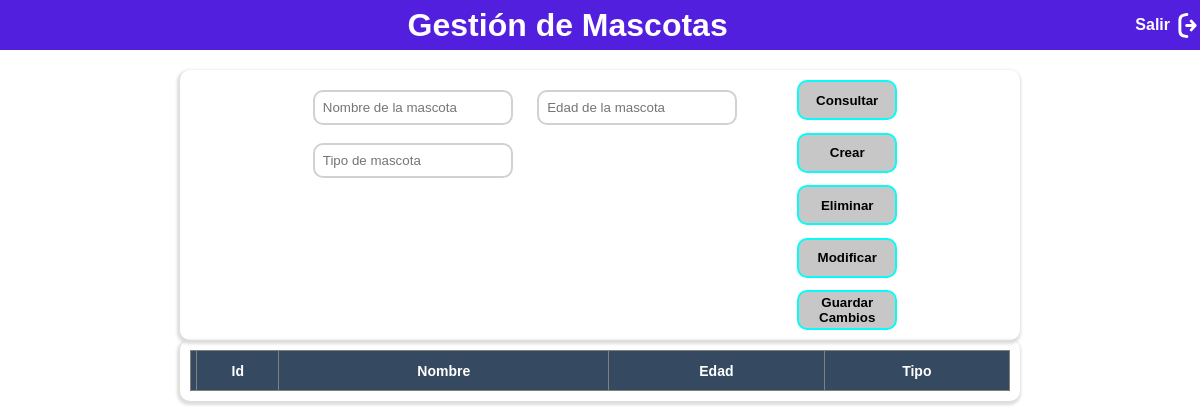
Page /mascotas.php (signed in) on the earlier database version.
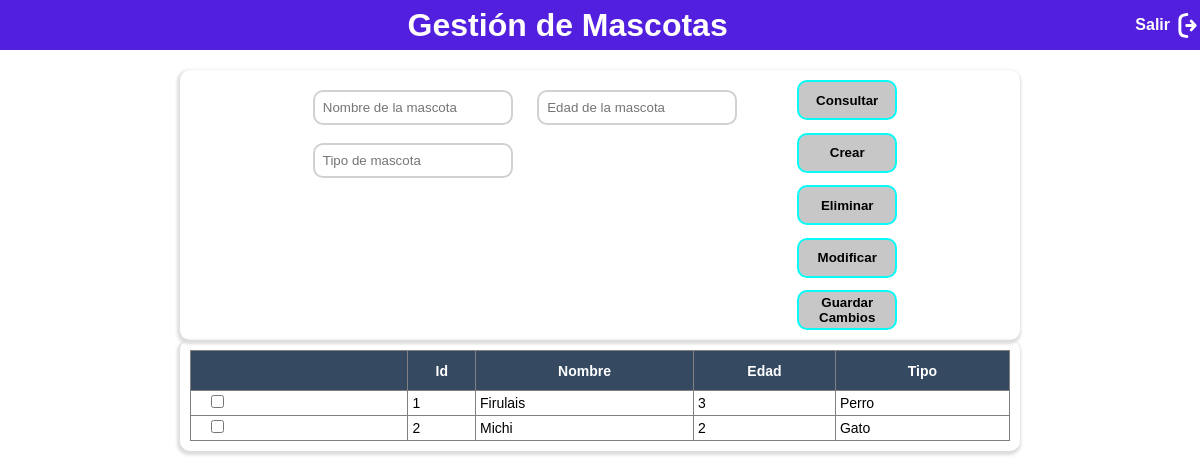
Same page on the later database version.
### tables this page shows
CREATE TABLE `tblmascota` (
  `idMascota` int(11) NOT NULL,
  `nombreMascota` varchar(20) NOT NULL,
  `edadMascota` int(11) NOT NULL,
  `tipoMascota` varchar(20) NOT NULL
);

### mascotas.php (the view, shortened to what this page needs)
<?php
include 'conexion.php';
?>
<!DOCTYPE html>
<html>
<head>
	<link rel="stylesheet" type="text/css" href="css/razas.css">
</head>
<body>
    <header>
        <h1>Gestión de Mascotas</h1>
        <div class="logout">
            <h4>Salir</h4>
        </div>
    </header>
    <div class="container">
        <div class="formInfo">
            <form action="acciones.php" method="POST" id="form">
                <div class="textboxes">
                <input type="text" placeholder="Nombre de la mascota" id="nombreMascota" name="nombreMascota" value=""  >
                <input type="number" placeholder="Edad de la mascota" id="edadMascota" name="edadMascota" value="" ><br /><br />
                <input type="text" placeholder="Tipo de mascota" id="tipoMascota" name="tipoMascota" value=""   >
                </div>
                <div class="buttons">
                <button type="submit" name="btnconsultar" id="btnconsultar">Consultar</button>
                <button type="submit" name="btncrear" id="btncrear">Crear</button>
                <button type="submit" name="btneliminar" id="btneliminar">Eliminar</button>
                <button type="submit" name="btnmodificar" id="btnmodificar">Modificar</button>
                <button type="submit" name="btnguardar" id="btnguardar">Guardar Cambios</button>
                </div>
            </form>
        </div>
        <div class="tableContainer">
                <?php
                $sql = mysqli_query($conn, "SELECT * FROM tblmascota ORDER BY idMascota");
                ?>
                <table id="table">
                <tr>
                    <th></th>
                    <th>Id</th>
                    <th>Nombre</th>
                    <th>Edad</th>
                    <th>Tipo</th>
                </tr>
                <?php
                while($consulta = mysqli_fetch_array($sql)){
                ?>
          <tr>
        <td><input class="checkbox" type="checkbox" /></td>
        <td class="idMascota"><?php echo  $consulta['idMascota'];?></td>
        <td class="nombreMascota"><?php echo  $consulta['nombreMascota'];?></td>
        <td class="edadMascota"><?php echo  $consulta['edadMascota'];?></td>
        <td class="tipoMascota"><?php echo  $consulta['tipoMascota'];?></td>
    </tr>
    <?php } ?>
    </table>
</div>
</div>
</body>
</html>

### css/razas.css (style rules this page uses)
* { margin: 0; padding: 0; box-sizing: border-box; font-family: sans-serif; }
header { width: 100%; height: 50px; background-color: #521fdf; color: rgb(254, 252, 252); display: flex; align-items: center; justify-content: space-between; position: fixed; top: 0; z-index: 2; }
.logout { display: flex; align-items: center; justify-content: center; }
h4 { padding-right: 5px; }
.container { width: 100%; display: flex; flex-direction: column; align-items: center; justify-content: center; margin-top: 70px; }
.formInfo, .tableContainer { width: 70%; box-shadow: -1px 2px 3px 2px rgba(209, 209, 209, 0.75); border-radius: 10px; padding: 10px; }
table { width: 100%; border-radius: 10px; }
table, th, td { border: 1px solid gray; border-collapse: collapse; }
th { font-size: 14px; height: 40px; background-color: #354961; color: white; }
td { font-size: 14px; text-align: left; padding: 4px; }
form { width: 100%; display: flex; justify-content: center; }
.buttons { display: flex; flex-direction: column; align-items: center; justify-content: space-between; margin-left: 50px; height: 250px; }
.textboxes { padding-top: 10px; }
button[type="submit"] { background: #c7c7c7; color: black; border: none; width: 100px; height: 40px; border-radius: 10px; font-weight: 600; }
input { margin-left: 10px; margin-right: 10px; width: 200px; padding: 8px; box-sizing: border-box; border-radius: 10px; border: 2px solid #d1d1d1; }
.checkbox { width: 25px; }
#btnguardar { border: 2px solid #07fcf8; }
#btnmodificar { border: 2px solid #07fcf8; }
#btneliminar { border: 2px solid #07fcf8; }
#btncrear { border: 2px solid #07fcf8; }
#btnconsultar { border: 2px solid #07fcf8; }

Differences in the rows shown:
added tblmascota: idMascota "1", nombreMascota "Firulais", edadMascota "3", tipoMascota "Perro"
added tblmascota: idMascota "2", nombreMascota "Michi", edadMascota "2", tipoMascota "Gato"
